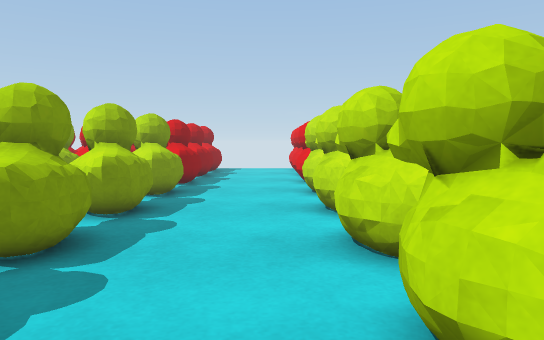
View 1 (above)

14 first-person views from a walk through a Unity game level. The camera is 0.49 m above the floor, tilts 4° down and sees 70° across. The floor is counted in squares, 0.25 m on a side. Each view is taken from the middle of a square. On the plan, view 1 faces up. The plan holds only what a view shows up to about 19 squares ahead; the rest is blank. The place goes on beyond the plan. The player is left out.

View 2
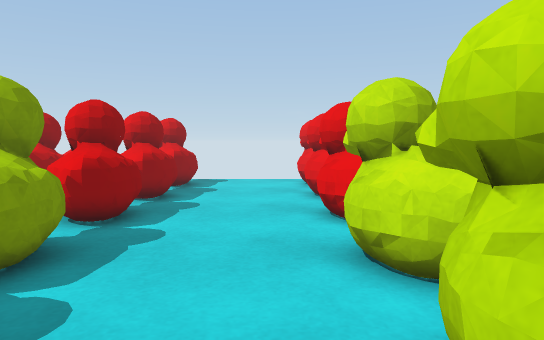

View 3
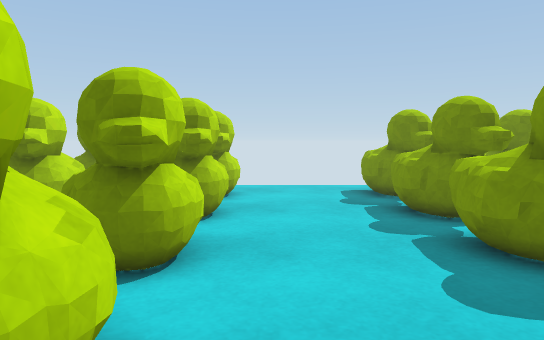

View 4
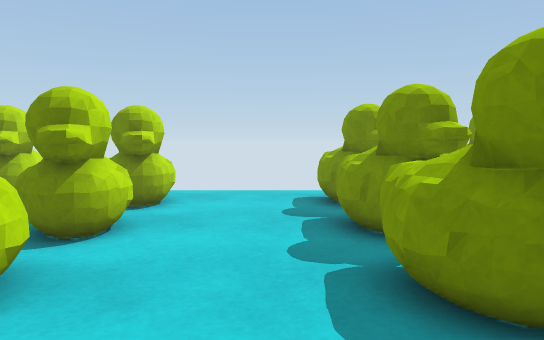

View 5
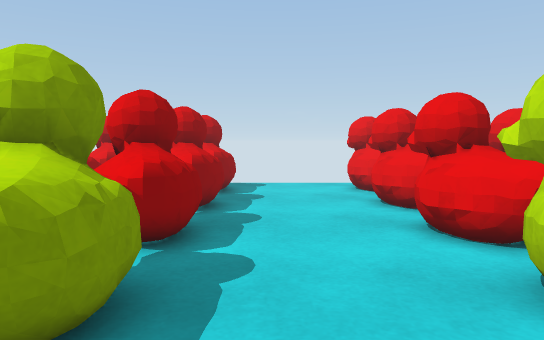

View 6
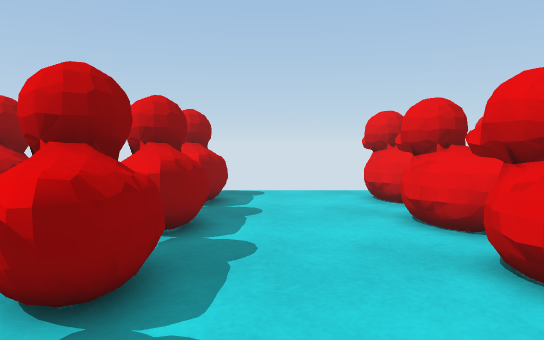

View 7
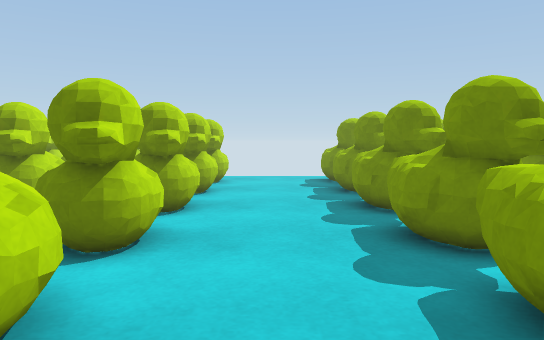

View 8
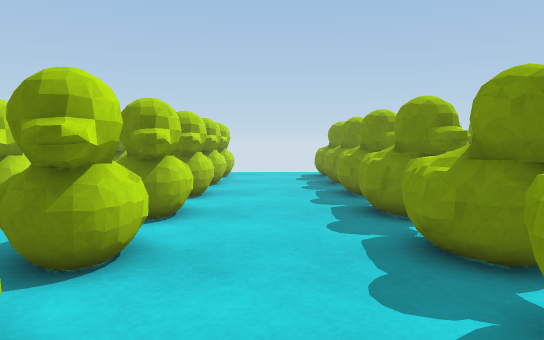

View 9
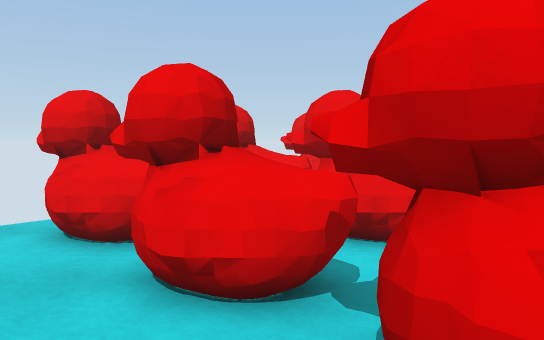

View 10
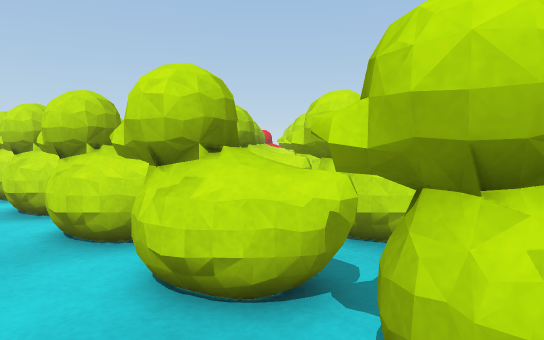

View 11
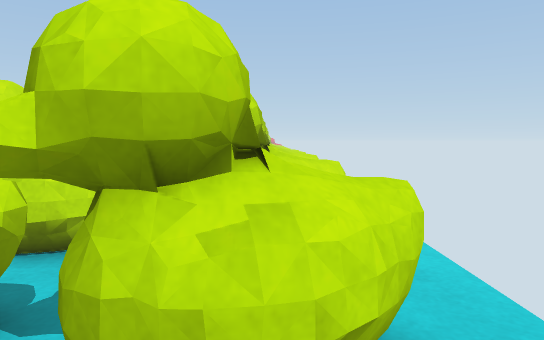

View 12
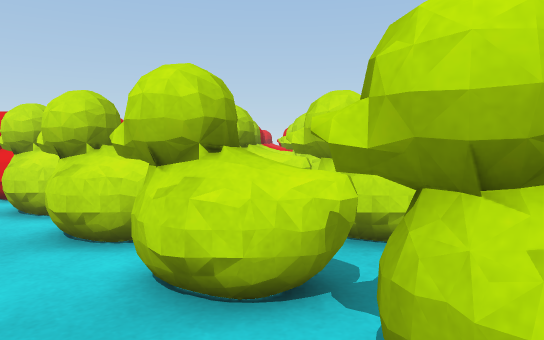

View 13
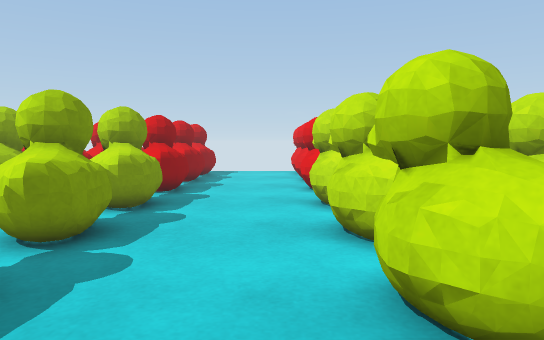

View 14
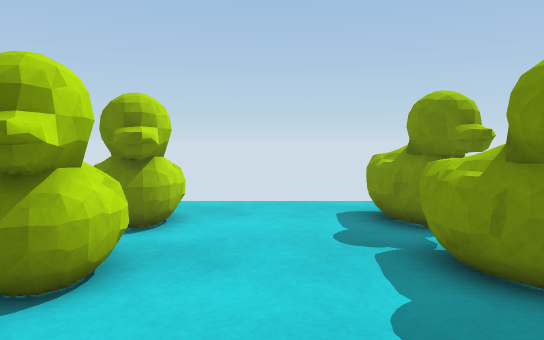

### Floor plan
Key: @ floor where view 1 was taken; # wall or solid block; . floor; = window, fence, low wall or low ledge; ^ raised ledge.
Columns run from 6 left of view 1 to 4 right of it. Each row starts with its distance up from view 1.
 29   .....##
 28   =....###
 27  ##....=##
 26  ==.....^=
 25  ##....###
 24 ###....###
 23  ##....=##
 22  ==.....^=
 21  ##....###
 20 ###....###
 19 =##....=##
 18  ==.....^=
 17  ##....###
 16 ###....###
 15  ##....=##
 14  ==.....^=
 13  ##....###
 12 ###....###
 11 =##....=##
 10  ==.....^=
  9 ###....###
  8 ###....###
  7  ##....=##=
  6   =.....^=
  5  ##....###
  4 ###....###
  3  ##....=##=
  2   =.....^=
  1 ###....###
  0 ###...@###
 -1  ##....=##=
 -2   =.....^=
 -3 ###....###
 -4 ###....###
 -5   #....=##
 -6   =.....^=
 -7   =......=

Where each view was taken, in squares from view 1:
view 1: 0 up, 0 right, facing up
view 2: 9 up, 0 right, facing up
view 3: 10 up, 0 right, facing down
view 4: 8 up, 2 left, facing down
view 5: 11 up, 2 left, facing up
view 6: 14 up, 2 left, facing up
view 7: 15 up, 1 left, facing down
view 8: 18 up, 1 left, facing down
view 9: 19 up, 1 left, facing up-right
view 10: 5 down, 1 left, facing up-right
view 11: 5 down, 1 left, facing right
view 12: 3 up, 1 left, facing up-right
view 13: 3 up, 0 right, facing up
view 14: 5 up, 1 left, facing down
